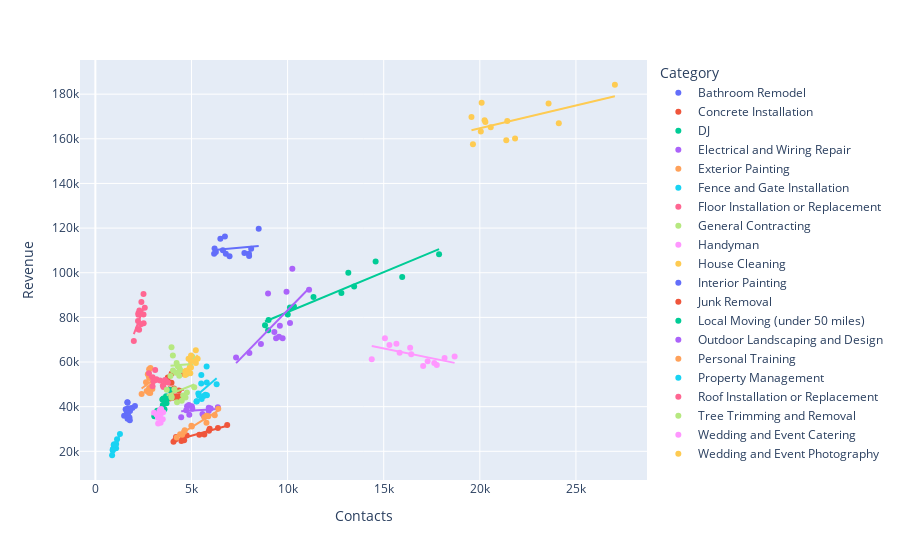

The notebook cell this image was saved under:
### Code cell
fig1 = px.scatter(df, x="Contacts", y="Revenue", color="Category", trendline="ols")
fig1.show()

### Figure 1 — Plotly figure (JSON) as saved in the notebook; plotly's stock layout.template omitted (floating-point values rounded to 4 significant figures)
{"data": [{"hovertemplate": "Category=Bathroom Remodel<br>Contacts=%{x}<br>Revenue=%{y}<extra></extra>", "legendgroup": "Bathroom Remodel", "marker": {"color": "#636efa", "symbol": "circle"}, "mode": "markers", "name": "Bathroom Remodel", "orientation": "v", "showlegend": true, "type": "scatter", "x": [1666, 1577, 1496, 1675, 1696, 1636, 1878, 1694, 1803, 1674, 1774, 1792, 2059], "xaxis": "x", "y": [41973, 38891, 35939, 41907, 39265, 37886, 39374, 36459, 38017, 34646, 35146, 33886, 40317], "yaxis": "y"}, {"hovertemplate": "<b>OLS trendline</b><br>Revenue = 2.79507 * Contacts + 33157<br>R<sup>2</sup>=0.022470<br><br>Category=Bathroom Remodel<br>Contacts=%{x}<br>Revenue=%{y} <b>(trend)</b><extra></extra>", "legendgroup": "Bathroom Remodel", "marker": {"color": "#636efa", "symbol": "circle"}, "mode": "lines", "name": "Bathroom Remodel", "showlegend": false, "type": "scatter", "x": [1496, 1577, 1636, 1666, 1674, 1675, 1694, 1696, 1774, 1792, 1803, 1878, 2059], "xaxis": "x", "y": [37340.0, 37560.0, 37730.0, 37810.0, 37840.0, 37840.0, 37890.0, 37900.0, 38120.0, 38170.0, 38200.0, 38410.0, 38910.0], "yaxis": "y"}, {"hovertemplate": "Category=Concrete Installation<br>Contacts=%{x}<br>Revenue=%{y}<extra></extra>", "legendgroup": "Concrete Installation", "marker": {"color": "#EF553B", "symbol": "circle"}, "mode": "markers", "name": "Concrete Installation", "orientation": "v", "showlegend": true, "type": "scatter", "x": [3769, 3970, 3864, 4600, 3969, 3960, 4092, 4035, 4369, 4346, 3870, 4290, 4219], "xaxis": "x", "y": [53066, 54828, 50853, 54774, 46305, 50680, 48137, 43967, 44692, 47233, 43626, 43830, 44667], "yaxis": "y"}, {"hovertemplate": "<b>OLS trendline</b><br>Revenue = -1.43179 * Contacts + 54080.6<br>R<sup>2</sup>=0.006880<br><br>Category=Concrete Installation<br>Contacts=%{x}<br>Revenue=%{y} <b>(trend)</b><extra></extra>", "legendgroup": "Concrete Installation", "marker": {"color": "#EF553B", "symbol": "circle"}, "mode": "lines", "name": "Concrete Installation", "showlegend": false, "type": "scatter", "x": [3769, 3864, 3870, 3960, 3969, 3970, 4035, 4092, 4219, 4290, 4346, 4369, 4600], "xaxis": "x", "y": [48680.0, 48550.0, 48540.0, 48410.0, 48400.0, 48400.0, 48300.0, 48220.0, 48040.0, 47940.0, 47860.0, 47830.0, 47490.0], "yaxis": "y"}, {"hovertemplate": "Category=DJ<br>Contacts=%{x}<br>Revenue=%{y}<extra></extra>", "legendgroup": "DJ", "marker": {"color": "#00cc96", "symbol": "circle"}, "mode": "markers", "name": "DJ", "orientation": "v", "showlegend": true, "type": "scatter", "x": [3877, 3678, 3619, 3539, 3510, 3484, 3812, 3766, 3664, 3594, 3699, 3068, 3219], "xaxis": "x", "y": [47437, 44721, 43569, 43615, 40788, 43165, 44226, 43770, 42490, 38814, 41495, 35754, 38130], "yaxis": "y"}, {"hovertemplate": "<b>OLS trendline</b><br>Revenue = 11.7072 * Contacts + 250.136<br>R<sup>2</sup>=0.721511<br><br>Category=DJ<br>Contacts=%{x}<br>Revenue=%{y} <b>(trend)</b><extra></extra>", "legendgroup": "DJ", "marker": {"color": "#00cc96", "symbol": "circle"}, "mode": "lines", "name": "DJ", "showlegend": false, "type": "scatter", "x": [3068, 3219, 3484, 3510, 3539, 3594, 3619, 3664, 3678, 3699, 3766, 3812, 3877], "xaxis": "x", "y": [36170.0, 37940.0, 41040.0, 41340.0, 41680.0, 42330.0, 42620.0, 43150.0, 43310.0, 43550.0, 44340.0, 44880.0, 45640.0], "yaxis": "y"}, {"hovertemplate": "Category=Electrical and Wiring Repair<br>Contacts=%{x}<br>Revenue=%{y}<extra></extra>", "legendgroup": "Electrical and Wiring Repair", "marker": {"color": "#ab63fa", "symbol": "circle"}, "mode": "markers", "name": "Electrical and Wiring Repair", "orientation": "v", "showlegend": true, "type": "scatter", "x": [4725, 4773, 4866, 5019, 4465, 5043, 4887, 5900, 5573, 5896, 5634, 6002, 6371], "xaxis": "x", "y": [38401, 40156, 40727, 40135, 35258, 39021, 36372, 39519, 36675, 38041, 36025, 39142, 39791], "yaxis": "y"}, {"hovertemplate": "<b>OLS trendline</b><br>Revenue = 0.478812 * Contacts + 35857.8<br>R<sup>2</sup>=0.025971<br><br>Category=Electrical and Wiring Repair<br>Contacts=%{x}<br>Revenue=%{y} <b>(trend)</b><extra></extra>", "legendgroup": "Electrical and Wiring Repair", "marker": {"color": "#ab63fa", "symbol": "circle"}, "mode": "lines", "name": "Electrical and Wiring Repair", "showlegend": false, "type": "scatter", "x": [4465, 4725, 4773, 4866, 4887, 5019, 5043, 5573, 5634, 5896, 5900, 6002, 6371], "xaxis": "x", "y": [38000.0, 38120.0, 38140.0, 38190.0, 38200.0, 38260.0, 38270.0, 38530.0, 38560.0, 38680.0, 38680.0, 38730.0, 38910.0], "yaxis": "y"}, {"hovertemplate": "Category=Exterior Painting<br>Contacts=%{x}<br>Revenue=%{y}<extra></extra>", "legendgroup": "Exterior Painting", "marker": {"color": "#FFA15A", "symbol": "circle"}, "mode": "markers", "name": "Exterior Painting", "orientation": "v", "showlegend": true, "type": "scatter", "x": [2797, 2866, 2802, 2729, 2635, 2796, 2406, 2671, 2967, 2936, 2788, 2797, 2854], "xaxis": "x", "y": [56759, 57346, 52836, 54531, 50966, 53463, 45730, 47016, 47881, 49304, 46195, 48402, 46137], "yaxis": "y"}, {"hovertemplate": "<b>OLS trendline</b><br>Revenue = 6.50894 * Contacts + 32458.3<br>R<sup>2</sup>=0.052090<br><br>Category=Exterior Painting<br>Contacts=%{x}<br>Revenue=%{y} <b>(trend)</b><extra></extra>", "legendgroup": "Exterior Painting", "marker": {"color": "#FFA15A", "symbol": "circle"}, "mode": "lines", "name": "Exterior Painting", "showlegend": false, "type": "scatter", "x": [2406, 2635, 2671, 2729, 2788, 2796, 2797, 2797, 2802, 2854, 2866, 2936, 2967], "xaxis": "x", "y": [48120.0, 49610.0, 49840.0, 50220.0, 50610.0, 50660.0, 50660.0, 50660.0, 50700.0, 51030.0, 51110.0, 51570.0, 51770.0], "yaxis": "y"}, {"hovertemplate": "Category=Fence and Gate Installation<br>Contacts=%{x}<br>Revenue=%{y}<extra></extra>", "legendgroup": "Fence and Gate Installation", "marker": {"color": "#19d3f3", "symbol": "circle"}, "mode": "markers", "name": "Fence and Gate Installation", "orientation": "v", "showlegend": true, "type": "scatter", "x": [5512, 5788, 5505, 6309, 5795, 5356, 5388, 5804, 5635, 5531, 5725, 5265, 5272], "xaxis": "x", "y": [54157, 57950, 50419, 50062, 50799, 45874, 44958, 45064, 44815, 43425, 45346, 42366, 42453], "yaxis": "y"}, {"hovertemplate": "<b>OLS trendline</b><br>Revenue = 7.44247 * Contacts + 5787.99<br>R<sup>2</sup>=0.197484<br><br>Category=Fence and Gate Installation<br>Contacts=%{x}<br>Revenue=%{y} <b>(trend)</b><extra></extra>", "legendgroup": "Fence and Gate Installation", "marker": {"color": "#19d3f3", "symbol": "circle"}, "mode": "lines", "name": "Fence and Gate Installation", "showlegend": false, "type": "scatter", "x": [5265, 5272, 5356, 5388, 5505, 5512, 5531, 5635, 5725, 5788, 5795, 5804, 6309], "xaxis": "x", "y": [44970.0, 45020.0, 45650.0, 45890.0, 46760.0, 46810.0, 46950.0, 47730.0, 48400.0, 48860.0, 48920.0, 48980.0, 52740.0], "yaxis": "y"}, {"hovertemplate": "Category=Floor Installation or Replacement<br>Contacts=%{x}<br>Revenue=%{y}<extra></extra>", "legendgroup": "Floor Installation or Replacement", "marker": {"color": "#FF6692", "symbol": "circle"}, "mode": "markers", "name": "Floor Installation or Replacement", "orientation": "v", "showlegend": true, "type": "scatter", "x": [3111, 2978, 2788, 3016, 3176, 2975, 3148, 3367, 3713, 3621, 3540, 3770, 3511], "xaxis": "x", "y": [56464, 53133, 54948, 51381, 52277, 49171, 51967, 51685, 51061, 51929, 48770, 50802, 49506], "yaxis": "y"}, {"hovertemplate": "<b>OLS trendline</b><br>Revenue = -3.25758 * Contacts + 62479.9<br>R<sup>2</sup>=0.228860<br><br>Category=Floor Installation or Replacement<br>Contacts=%{x}<br>Revenue=%{y} <b>(trend)</b><extra></extra>", "legendgroup": "Floor Installation or Replacement", "marker": {"color": "#FF6692", "symbol": "circle"}, "mode": "lines", "name": "Floor Installation or Replacement", "showlegend": false, "type": "scatter", "x": [2788, 2975, 2978, 3016, 3111, 3148, 3176, 3367, 3511, 3540, 3621, 3713, 3770], "xaxis": "x", "y": [53400.0, 52790.0, 52780.0, 52660.0, 52350.0, 52230.0, 52130.0, 51510.0, 51040.0, 50950.0, 50680.0, 50380.0, 50200.0], "yaxis": "y"}, {"hovertemplate": "Category=General Contracting<br>Contacts=%{x}<br>Revenue=%{y}<extra></extra>", "legendgroup": "General Contracting", "marker": {"color": "#B6E880", "symbol": "circle"}, "mode": "markers", "name": "General Contracting", "orientation": "v", "showlegend": true, "type": "scatter", "x": [4033, 3962, 4226, 4039, 3910, 4192, 4289, 5044, 4416, 5005, 4371, 4689, 4935], "xaxis": "x", "y": [62961, 66633, 59584, 56203, 53763, 55161, 58061, 62356, 56312, 60742, 57346, 55338, 58380], "yaxis": "y"}, {"hovertemplate": "<b>OLS trendline</b><br>Revenue = 0.714478 * Contacts + 55541.2<br>R<sup>2</sup>=0.006098<br><br>Category=General Contracting<br>Contacts=%{x}<br>Revenue=%{y} <b>(trend)</b><extra></extra>", "legendgroup": "General Contracting", "marker": {"color": "#B6E880", "symbol": "circle"}, "mode": "lines", "name": "General Contracting", "showlegend": false, "type": "scatter", "x": [3910, 3962, 4033, 4039, 4192, 4226, 4289, 4371, 4416, 4689, 4935, 5005, 5044], "xaxis": "x", "y": [58330.0, 58370.0, 58420.0, 58430.0, 58540.0, 58560.0, 58610.0, 58660.0, 58700.0, 58890.0, 59070.0, 59120.0, 59150.0], "yaxis": "y"}, {"hovertemplate": "Category=Handyman<br>Contacts=%{x}<br>Revenue=%{y}<extra></extra>", "legendgroup": "Handyman", "marker": {"color": "#FF97FF", "symbol": "circle"}, "mode": "markers", "name": "Handyman", "orientation": "v", "showlegend": true, "type": "scatter", "x": [14377, 15062, 15297, 15661, 16375, 15827, 16431, 17286, 17052, 17760, 17629, 18166, 18688], "xaxis": "x", "y": [61227, 70622, 67616, 68139, 66416, 64208, 63505, 60382, 58229, 58661, 59619, 61827, 62459], "yaxis": "y"}, {"hovertemplate": "<b>OLS trendline</b><br>Revenue = -1.74963 * Contacts + 92319.1<br>R<sup>2</sup>=0.342671<br><br>Category=Handyman<br>Contacts=%{x}<br>Revenue=%{y} <b>(trend)</b><extra></extra>", "legendgroup": "Handyman", "marker": {"color": "#FF97FF", "symbol": "circle"}, "mode": "lines", "name": "Handyman", "showlegend": false, "type": "scatter", "x": [14377, 15062, 15297, 15661, 15827, 16375, 16431, 17052, 17286, 17629, 17760, 18166, 18688], "xaxis": "x", "y": [67160.0, 65970.0, 65560.0, 64920.0, 64630.0, 63670.0, 63570.0, 62480.0, 62080.0, 61470.0, 61250.0, 60540.0, 59620.0], "yaxis": "y"}, {"hovertemplate": "Category=House Cleaning<br>Contacts=%{x}<br>Revenue=%{y}<extra></extra>", "legendgroup": "House Cleaning", "marker": {"color": "#FECB52", "symbol": "circle"}, "mode": "markers", "name": "House Cleaning", "orientation": "v", "showlegend": true, "type": "scatter", "x": [19565, 20094, 20247, 20289, 20567, 20051, 19642, 21833, 24108, 21375, 21428, 23575, 27026], "xaxis": "x", "y": [169773, 176109, 168267, 167534, 165155, 163254, 157545, 160187, 166974, 159349, 168021, 175866, 184214], "yaxis": "y"}, {"hovertemplate": "<b>OLS trendline</b><br>Revenue = 2.03899 * Contacts + 123980<br>R<sup>2</sup>=0.353072<br><br>Category=House Cleaning<br>Contacts=%{x}<br>Revenue=%{y} <b>(trend)</b><extra></extra>", "legendgroup": "House Cleaning", "marker": {"color": "#FECB52", "symbol": "circle"}, "mode": "lines", "name": "House Cleaning", "showlegend": false, "type": "scatter", "x": [19565, 19642, 20051, 20094, 20247, 20289, 20567, 21375, 21428, 21833, 23575, 24108, 27026], "xaxis": "x", "y": [163900.0, 164000.0, 164900.0, 165000.0, 165300.0, 165300.0, 165900.0, 167600.0, 167700.0, 168500.0, 172000.0, 173100.0, 179100.0], "yaxis": "y"}, {"hovertemplate": "Category=Interior Painting<br>Contacts=%{x}<br>Revenue=%{y}<extra></extra>", "legendgroup": "Interior Painting", "marker": {"color": "#636efa", "symbol": "circle"}, "mode": "markers", "name": "Interior Painting", "orientation": "v", "showlegend": true, "type": "scatter", "x": [6202, 6503, 6268, 6177, 6739, 6633, 6787, 6980, 7989, 8106, 7753, 7999, 8497], "xaxis": "x", "y": [110909, 115172, 109338, 108500, 116278, 110126, 108522, 107376, 108474, 110746, 108881, 107498, 119720], "yaxis": "y"}, {"hovertemplate": "<b>OLS trendline</b><br>Revenue = 0.758575 * Contacts + 105482<br>R<sup>2</sup>=0.027040<br><br>Category=Interior Painting<br>Contacts=%{x}<br>Revenue=%{y} <b>(trend)</b><extra></extra>", "legendgroup": "Interior Painting", "marker": {"color": "#636efa", "symbol": "circle"}, "mode": "lines", "name": "Interior Painting", "showlegend": false, "type": "scatter", "x": [6177, 6202, 6268, 6503, 6633, 6739, 6787, 6980, 7753, 7989, 7999, 8106, 8497], "xaxis": "x", "y": [110200.0, 110200.0, 110200.0, 110400.0, 110500.0, 110600.0, 110600.0, 110800.0, 111400.0, 111500.0, 111600.0, 111600.0, 111900.0], "yaxis": "y"}, {"hovertemplate": "Category=Junk Removal<br>Contacts=%{x}<br>Revenue=%{y}<extra></extra>", "legendgroup": "Junk Removal", "marker": {"color": "#EF553B", "symbol": "circle"}, "mode": "markers", "name": "Junk Removal", "orientation": "v", "showlegend": true, "type": "scatter", "x": [4064, 4196, 4166, 4543, 4753, 4474, 4619, 5408, 6377, 5909, 5668, 5946, 6858], "xaxis": "x", "y": [24239, 26438, 25313, 27011, 27116, 24575, 24914, 27403, 30403, 29174, 27511, 30122, 31767], "yaxis": "y"}, {"hovertemplate": "<b>OLS trendline</b><br>Revenue = 2.40021 * Contacts + 15016.7<br>R<sup>2</sup>=0.867703<br><br>Category=Junk Removal<br>Contacts=%{x}<br>Revenue=%{y} <b>(trend)</b><extra></extra>", "legendgroup": "Junk Removal", "marker": {"color": "#EF553B", "symbol": "circle"}, "mode": "lines", "name": "Junk Removal", "showlegend": false, "type": "scatter", "x": [4064, 4166, 4196, 4474, 4543, 4619, 4753, 5408, 5668, 5909, 5946, 6377, 6858], "xaxis": "x", "y": [24770.0, 25020.0, 25090.0, 25760.0, 25920.0, 26100.0, 26420.0, 28000.0, 28620.0, 29200.0, 29290.0, 30320.0, 31480.0], "yaxis": "y"}, {"hovertemplate": "Category=Local Moving (under 50 miles)<br>Contacts=%{x}<br>Revenue=%{y}<extra></extra>", "legendgroup": "Local Moving (under 50 miles)", "marker": {"color": "#00cc96", "symbol": "circle"}, "mode": "markers", "name": "Local Moving (under 50 miles)", "orientation": "v", "showlegend": true, "type": "scatter", "x": [8988, 9011, 8826, 10123, 10332, 10008, 11347, 13462, 15962, 12799, 13159, 14580, 17879], "xaxis": "x", "y": [74190, 78796, 76509, 84475, 84854, 81331, 89086, 93835, 98134, 90929, 100044, 105028, 108265], "yaxis": "y"}, {"hovertemplate": "<b>OLS trendline</b><br>Revenue = 3.58004 * Contacts + 46560.4<br>R<sup>2</sup>=0.893857<br><br>Category=Local Moving (under 50 miles)<br>Contacts=%{x}<br>Revenue=%{y} <b>(trend)</b><extra></extra>", "legendgroup": "Local Moving (under 50 miles)", "marker": {"color": "#00cc96", "symbol": "circle"}, "mode": "lines", "name": "Local Moving (under 50 miles)", "showlegend": false, "type": "scatter", "x": [8826, 8988, 9011, 10008, 10123, 10332, 11347, 12799, 13159, 13462, 14580, 15962, 17879], "xaxis": "x", "y": [78160.0, 78740.0, 78820.0, 82390.0, 82800.0, 83550.0, 87180.0, 92380.0, 93670.0, 94750.0, 98760.0, 103700.0, 110600.0], "yaxis": "y"}, {"hovertemplate": "Category=Outdoor Landscaping and Design<br>Contacts=%{x}<br>Revenue=%{y}<extra></extra>", "legendgroup": "Outdoor Landscaping and Design", "marker": {"color": "#ab63fa", "symbol": "circle"}, "mode": "markers", "name": "Outdoor Landscaping and Design", "orientation": "v", "showlegend": true, "type": "scatter", "x": [8983, 10247, 9944, 11117, 9598, 10126, 9311, 9741, 9401, 9553, 8613, 7320, 8012], "xaxis": "x", "y": [90654, 101802, 91499, 92405, 76209, 77513, 73454, 70694, 70698, 71353, 68100, 61999, 64043], "yaxis": "y"}, {"hovertemplate": "<b>OLS trendline</b><br>Revenue = 8.835 * Contacts + -5165.14<br>R<sup>2</sup>=0.497284<br><br>Category=Outdoor Landscaping and Design<br>Contacts=%{x}<br>Revenue=%{y} <b>(trend)</b><extra></extra>", "legendgroup": "Outdoor Landscaping and Design", "marker": {"color": "#ab63fa", "symbol": "circle"}, "mode": "lines", "name": "Outdoor Landscaping and Design", "showlegend": false, "type": "scatter", "x": [7320, 8012, 8613, 8983, 9311, 9401, 9553, 9598, 9741, 9944, 10126, 10247, 11117], "xaxis": "x", "y": [59510.0, 65620.0, 70930.0, 74200.0, 77100.0, 77890.0, 79240.0, 79630.0, 80900.0, 82690.0, 84300.0, 85370.0, 93050.0], "yaxis": "y"}, {"hovertemplate": "Category=Personal Training<br>Contacts=%{x}<br>Revenue=%{y}<extra></extra>", "legendgroup": "Personal Training", "marker": {"color": "#FFA15A", "symbol": "circle"}, "mode": "markers", "name": "Personal Training", "orientation": "v", "showlegend": true, "type": "scatter", "x": [5017, 4650, 4409, 4617, 4233, 4516, 4997, 5667, 5778, 5779, 6393, 6211, 5877], "xaxis": "x", "y": [31076, 29489, 27636, 28821, 26216, 27462, 31402, 35287, 35969, 32744, 39080, 36135, 35664], "yaxis": "y"}, {"hovertemplate": "<b>OLS trendline</b><br>Revenue = 5.37303 * Contacts + 3910.88<br>R<sup>2</sup>=0.947861<br><br>Category=Personal Training<br>Contacts=%{x}<br>Revenue=%{y} <b>(trend)</b><extra></extra>", "legendgroup": "Personal Training", "marker": {"color": "#FFA15A", "symbol": "circle"}, "mode": "lines", "name": "Personal Training", "showlegend": false, "type": "scatter", "x": [4233, 4409, 4516, 4617, 4650, 4997, 5017, 5667, 5778, 5779, 5877, 6211, 6393], "xaxis": "x", "y": [26650.0, 27600.0, 28180.0, 28720.0, 28900.0, 30760.0, 30870.0, 34360.0, 34960.0, 34960.0, 35490.0, 37280.0, 38260.0], "yaxis": "y"}, {"hovertemplate": "Category=Property Management<br>Contacts=%{x}<br>Revenue=%{y}<extra></extra>", "legendgroup": "Property Management", "marker": {"color": "#19d3f3", "symbol": "circle"}, "mode": "markers", "name": "Property Management", "orientation": "v", "showlegend": true, "type": "scatter", "x": [1021, 1078, 952, 979, 996, 905, 925, 904, 978, 871, 1128, 1082, 1280], "xaxis": "x", "y": [22124, 21321, 22801, 21697, 22557, 20812, 20942, 20384, 23188, 18239, 25378, 23299, 27721], "yaxis": "y"}, {"hovertemplate": "<b>OLS trendline</b><br>Revenue = 18.728 * Contacts + 3472.74<br>R<sup>2</sup>=0.796397<br><br>Category=Property Management<br>Contacts=%{x}<br>Revenue=%{y} <b>(trend)</b><extra></extra>", "legendgroup": "Property Management", "marker": {"color": "#19d3f3", "symbol": "circle"}, "mode": "lines", "name": "Property Management", "showlegend": false, "type": "scatter", "x": [871, 904, 905, 925, 952, 978, 979, 996, 1021, 1078, 1082, 1128, 1280], "xaxis": "x", "y": [19780.0, 20400.0, 20420.0, 20800.0, 21300.0, 21790.0, 21810.0, 22130.0, 22590.0, 23660.0, 23740.0, 24600.0, 27440.0], "yaxis": "y"}, {"hovertemplate": "Category=Roof Installation or Replacement<br>Contacts=%{x}<br>Revenue=%{y}<extra></extra>", "legendgroup": "Roof Installation or Replacement", "marker": {"color": "#FF6692", "symbol": "circle"}, "mode": "markers", "name": "Roof Installation or Replacement", "orientation": "v", "showlegend": true, "type": "scatter", "x": [2001, 2219, 2239, 2395, 2505, 2239, 2291, 2276, 2214, 2512, 2369, 2505, 2571], "xaxis": "x", "y": [69422, 78369, 81902, 86862, 90495, 81169, 83097, 74511, 74828, 77422, 76936, 81331, 84353], "yaxis": "y"}, {"hovertemplate": "<b>OLS trendline</b><br>Revenue = 22.7781 * Contacts + 26900<br>R<sup>2</sup>=0.427486<br><br>Category=Roof Installation or Replacement<br>Contacts=%{x}<br>Revenue=%{y} <b>(trend)</b><extra></extra>", "legendgroup": "Roof Installation or Replacement", "marker": {"color": "#FF6692", "symbol": "circle"}, "mode": "lines", "name": "Roof Installation or Replacement", "showlegend": false, "type": "scatter", "x": [2001, 2214, 2219, 2239, 2239, 2276, 2291, 2369, 2395, 2505, 2505, 2512, 2571], "xaxis": "x", "y": [72480.0, 77330.0, 77440.0, 77900.0, 77900.0, 78740.0, 79080.0, 80860.0, 81450.0, 83960.0, 83960.0, 84120.0, 85460.0], "yaxis": "y"}, {"hovertemplate": "Category=Tree Trimming and Removal<br>Contacts=%{x}<br>Revenue=%{y}<extra></extra>", "legendgroup": "Tree Trimming and Removal", "marker": {"color": "#B6E880", "symbol": "circle"}, "mode": "markers", "name": "Tree Trimming and Removal", "orientation": "v", "showlegend": true, "type": "scatter", "x": [3714, 4363, 4671, 4758, 4114, 3960, 3966, 5145, 4249, 4495, 4689, 4568, 4763], "xaxis": "x", "y": [47539, 53878, 55782, 54626, 47803, 44590, 44018, 48691, 41948, 42609, 44106, 45038, 46356], "yaxis": "y"}, {"hovertemplate": "<b>OLS trendline</b><br>Revenue = 3.41323 * Contacts + 32375.2<br>R<sup>2</sup>=0.089399<br><br>Category=Tree Trimming and Removal<br>Contacts=%{x}<br>Revenue=%{y} <b>(trend)</b><extra></extra>", "legendgroup": "Tree Trimming and Removal", "marker": {"color": "#B6E880", "symbol": "circle"}, "mode": "lines", "name": "Tree Trimming and Removal", "showlegend": false, "type": "scatter", "x": [3714, 3960, 3966, 4114, 4249, 4363, 4495, 4568, 4671, 4689, 4758, 4763, 5145], "xaxis": "x", "y": [45050.0, 45890.0, 45910.0, 46420.0, 46880.0, 47270.0, 47720.0, 47970.0, 48320.0, 48380.0, 48620.0, 48630.0, 49940.0], "yaxis": "y"}, {"hovertemplate": "Category=Wedding and Event Catering<br>Contacts=%{x}<br>Revenue=%{y}<extra></extra>", "legendgroup": "Wedding and Event Catering", "marker": {"color": "#FF97FF", "symbol": "circle"}, "mode": "markers", "name": "Wedding and Event Catering", "orientation": "v", "showlegend": true, "type": "scatter", "x": [3336, 3419, 3053, 3375, 3528, 3415, 3253, 3290, 3275, 3395, 3377, 3505, 3266], "xaxis": "x", "y": [38176, 39003, 37303, 37061, 37453, 37334, 35010, 35652, 36290, 32764, 36349, 34346, 32409], "yaxis": "y"}, {"hovertemplate": "<b>OLS trendline</b><br>Revenue = 0.942635 * Contacts + 32935.2<br>R<sup>2</sup>=0.003382<br><br>Category=Wedding and Event Catering<br>Contacts=%{x}<br>Revenue=%{y} <b>(trend)</b><extra></extra>", "legendgroup": "Wedding and Event Catering", "marker": {"color": "#FF97FF", "symbol": "circle"}, "mode": "lines", "name": "Wedding and Event Catering", "showlegend": false, "type": "scatter", "x": [3053, 3253, 3266, 3275, 3290, 3336, 3375, 3377, 3395, 3415, 3419, 3505, 3528], "xaxis": "x", "y": [35810.0, 36000.0, 36010.0, 36020.0, 36040.0, 36080.0, 36120.0, 36120.0, 36140.0, 36150.0, 36160.0, 36240.0, 36260.0], "yaxis": "y"}, {"hovertemplate": "Category=Wedding and Event Photography<br>Contacts=%{x}<br>Revenue=%{y}<extra></extra>", "legendgroup": "Wedding and Event Photography", "marker": {"color": "#FECB52", "symbol": "circle"}, "mode": "markers", "name": "Wedding and Event Photography", "orientation": "v", "showlegend": true, "type": "scatter", "x": [5226, 4849, 4979, 4966, 4745, 5228, 5321, 4899, 4682, 4940, 4976, 4677, 4718], "xaxis": "x", "y": [65327, 61429, 62885, 60510, 56043, 59614, 61496, 57257, 55818, 54957, 57573, 54158, 55575], "yaxis": "y"}, {"hovertemplate": "<b>OLS trendline</b><br>Revenue = 11.6289 * Contacts + 1230.54<br>R<sup>2</sup>=0.513414<br><br>Category=Wedding and Event Photography<br>Contacts=%{x}<br>Revenue=%{y} <b>(trend)</b><extra></extra>", "legendgroup": "Wedding and Event Photography", "marker": {"color": "#FECB52", "symbol": "circle"}, "mode": "lines", "name": "Wedding and Event Photography", "showlegend": false, "type": "scatter", "x": [4677, 4682, 4718, 4745, 4849, 4899, 4940, 4966, 4976, 4979, 5226, 5228, 5321], "xaxis": "x", "y": [55620.0, 55680.0, 56100.0, 56410.0, 57620.0, 58200.0, 58680.0, 58980.0, 59100.0, 59130.0, 62000.0, 62030.0, 63110.0], "yaxis": "y"}], "layout": {"legend": {"title": {"text": "Category"}, "tracegroupgap": 0}, "margin": {"t": 60}, "xaxis": {"anchor": "y", "domain": [0, 1], "title": {"text": "Contacts"}}, "yaxis": {"anchor": "x", "domain": [0, 1], "title": {"text": "Revenue"}}}}
